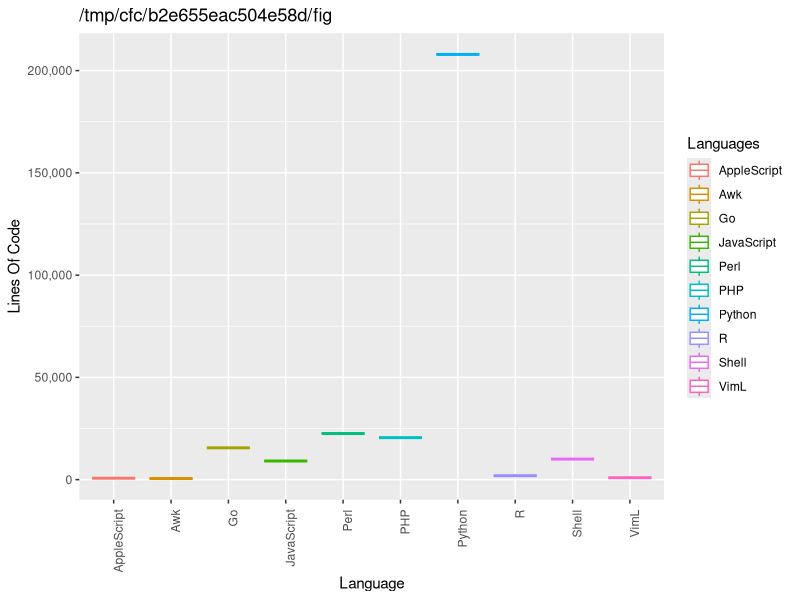

Here is the R script that generated this plot:
library(ggplot2)
library(scales)
locs <- read.csv('loc.csv', header=TRUE, sep=",")
Languages <- locs$language
q <- qplot(x =locs$language,y =locs$LoC, color=Languages, xlab = "Language", ylab = "Lines Of Code", main = commandArgs(TRUE)[1], geom = "boxplot") + theme(axis.text.x = element_text(angle = 90, hjust = 1)) + scale_y_continuous(labels = comma)
png("loc.png")
q
dev.off()
